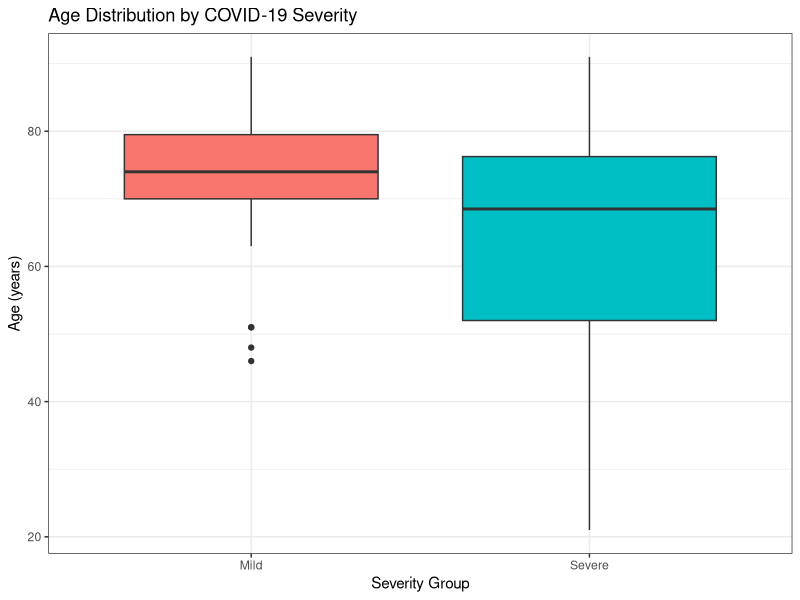
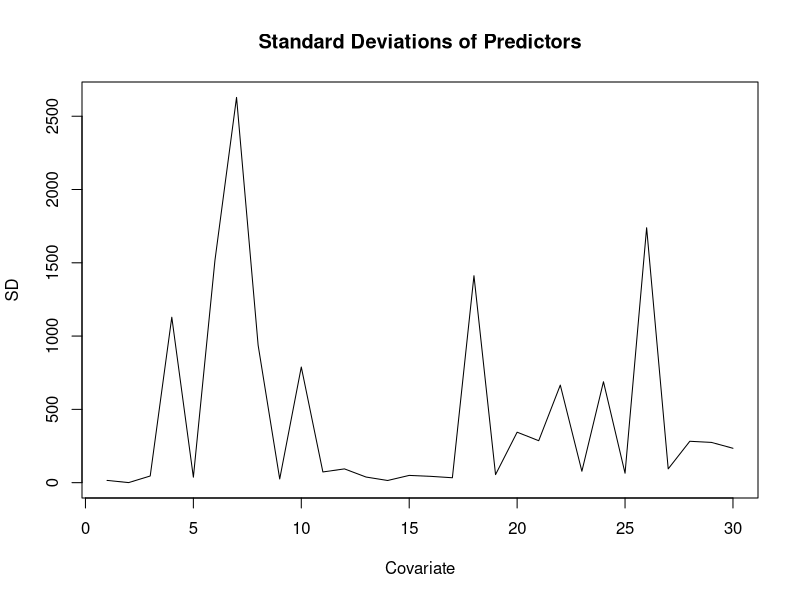
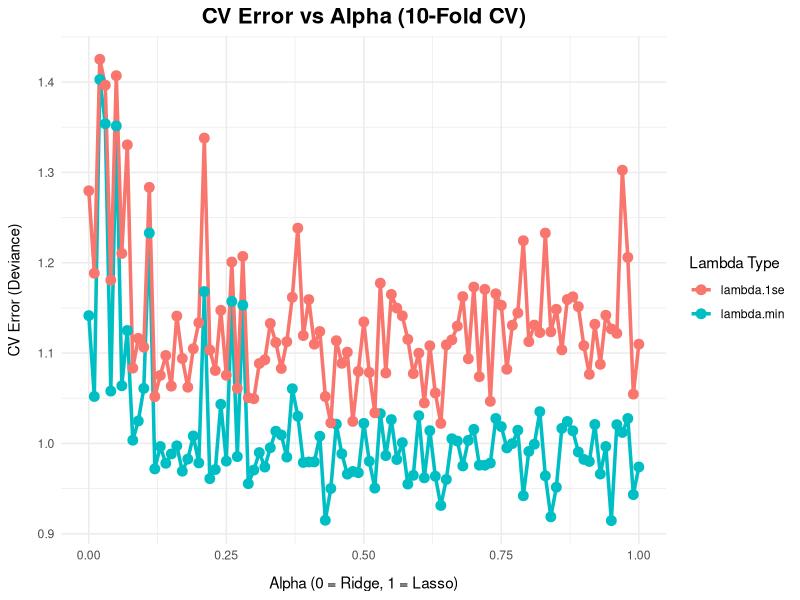
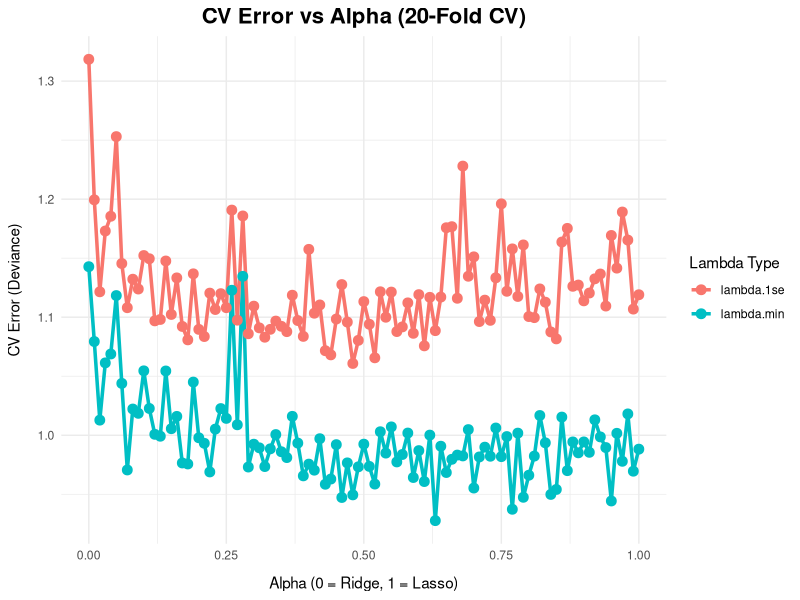
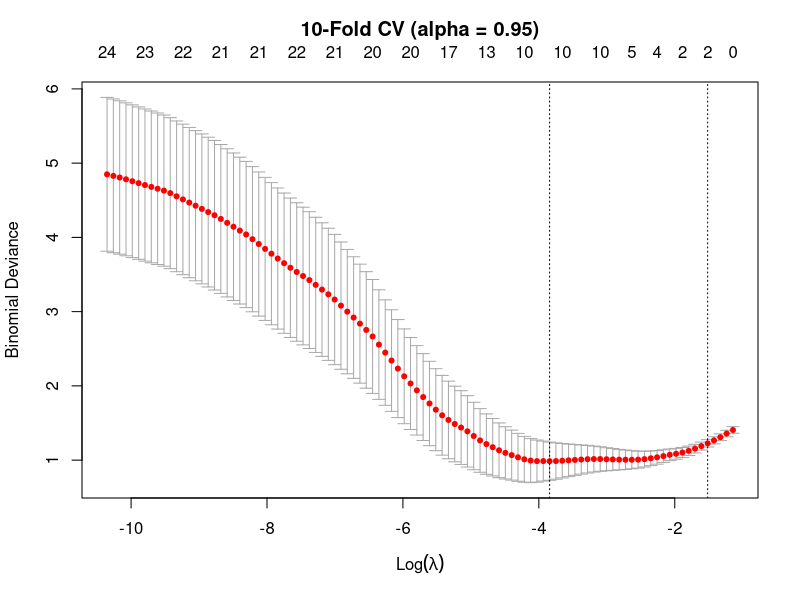
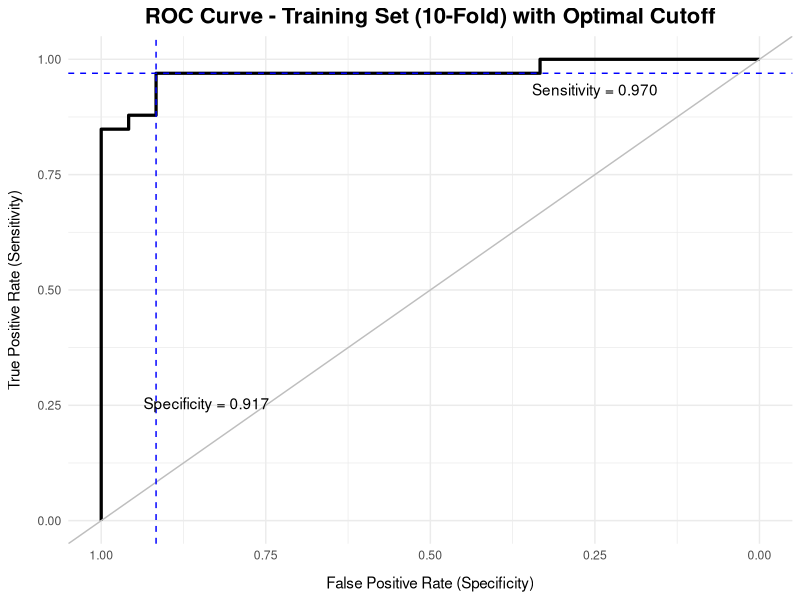
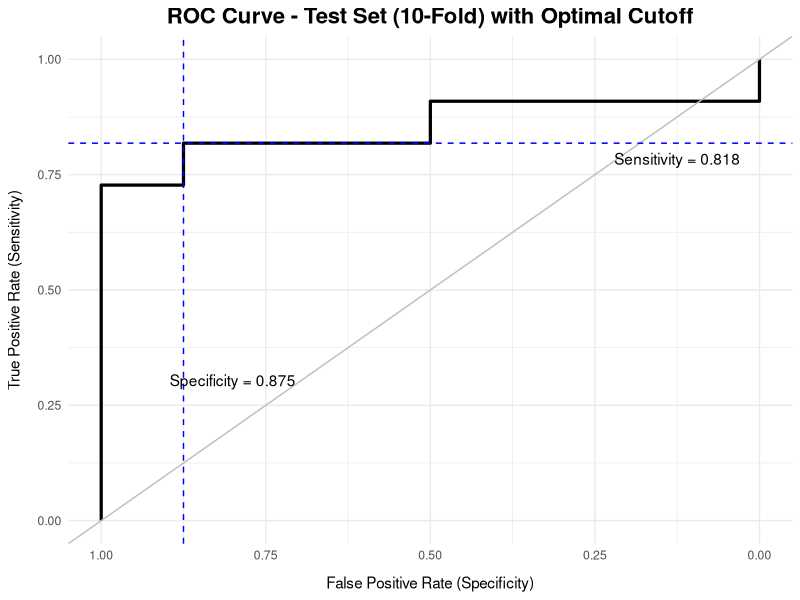
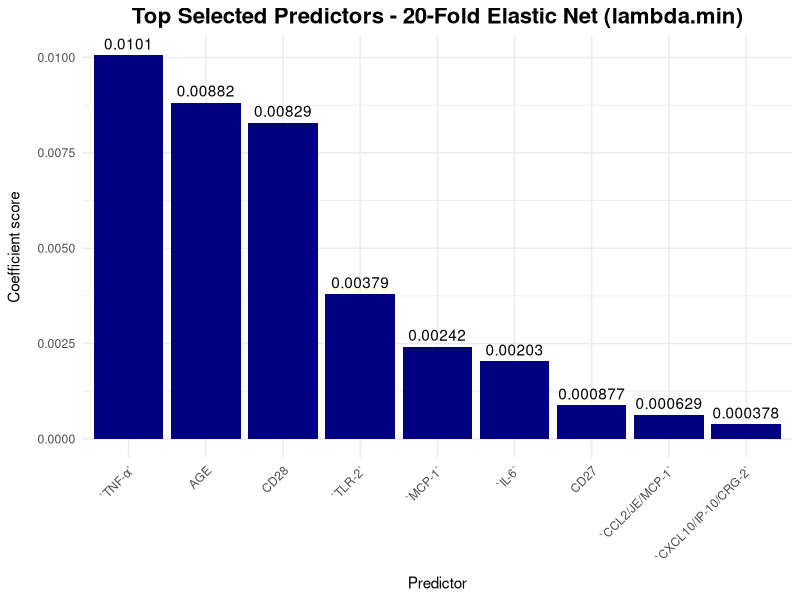

Here is the R script that generated these plots, in order: (Note: this script raises an error after producing the figures.)
# === PACKAGES USED ========
library(readxl)
library(glmnet)
library(ggplot2)
library(GGally)
library(pROC)
library(MASS)
library(caret)

### TO-DO: print or cat important statistics after each analysis
### TO-DO: need analysis or comparison between 10 and 20-fold (e.g. their predictive performance metrics + which cytokines they selected) --> put into combined visualization

# === 1.1| DATA CLEANING ========
COV <- read_excel("Immunologic profiles of patients with COVID-19.xlsx")
str(COV) # dataset contains measurements of 28 analytes from 76 COVID-19-positive patients; response variable: severity (binary, mild vs. severe)

# Checking for missing values
cat("Number of missing values:", sum(is.na(COV))) # no missing values

# Convert severity to a factor variable
COV$Severity <- as.factor(COV$Severirty)
cat("Severity class distribution:")
table(COV$Severity) # 32 mild, 44 severe

# Remove Patient Number and Severirty
COV <- COV[, !(names(COV) %in% c("Severirty", "Patient Number"))]
str(COV) # SEX is still character

# Convert SEX to numeric
COV$SEX <- ifelse(COV$SEX == "F", 1, 0)
table(COV$SEX)  

cat("Dataset dimensions:", dim(COV))
cat("Column names:")
print(colnames(COV))

# === 1.2| EXPLORATORY DATA ANALYSIS ========
# Age distribution by severity boxplot 

ggplot(data.frame(Age = COV$AGE, Severity = COV$Severity), aes(x = Severity, y = Age, fill = Severity)) +
  geom_boxplot() +
  labs(title = "Age Distribution by COVID-19 Severity", x = "Severity Group", y = "Age (years)") +
  theme_bw() +
  theme(legend.position = "none")

 #Cytokine distribution by severity, single combined plot to be added

# === 1.3 Assumption checks ========

#Class Balance
sev_tab <- table(COV$Severity)
print(sev_tab)
cat("Class ratio (mild:severe):", round(sev_tab[1] / sev_tab[2], 2), "\n")
#Classes reasonably balanced, so no resampling required?

#Multicollinearity check maybe a correlation heatmap of the predictors

# === 2.1 | MODEL MATRIX AND TRAINING/TEST SETS ========
# Create model matrix for glmnet including all effects 
X <- model.matrix(Severity ~., COV)[, -1]
cat("Predictor matrix dimensions:", dim(X))
cat("Predictor names:")
print(colnames(X))


Y <- COV$Severity # severity set as response variable

# Checking predictor standard deviations
plot(as.ts(apply(X, 2, sd)), xlab = "Covariate", ylab = "SD",
     main = "Standard Deviations of Predictors")
# Very variable so standardization is needed; glmnet automatically does standardization


# Create train (75%) & test (25%) sets
set.seed(1717)
train_index <- createDataPartition(Y, p = 0.75, list = FALSE)
X_train <- X[train_index, ]
Y_train <- Y[train_index]
X_test <- X[-train_index, ]
Y_test <- Y[-train_index]

## Confirm class balance in train and test
cat("Training set class distribution:")
print(table(Y_train)) # 57 total, 42% in mild, 58% in severe
cat("Test set class distribution:")
print(table(Y_test)) # 19 total, 42% in mild, 58% in severe

# === 2.2 | GRID SEARCH FOR ALPHA ========
# Function to perform grid search for optimal alpha value with different n-folds 
alpha_search <- function (X, Y, nfolds){
  alpha_grid <- seq(0, 1, .01)
  results <- data.frame()
  set.seed(1717)
  for (a in alpha_grid) {
  cv_model <- cv.glmnet(x = X, 
                        y = Y, 
                        alpha = a, 
                        nfolds = nfolds,
                        family = "binomial",
                        keep = T,
                        standardize = T,
                        type.measure = "deviance")  # Accuracy measure is deviance because AUC could not be used; number of observations is too small per fold
  
  # Store results
  results <- rbind(results, data.frame(
    alpha = a,
    lambda_min = cv_model$lambda.min,
    lambda_1se = cv_model$lambda.1se,
    cvm_min = min(cv_model$cvm),
    cvm_1se = cv_model$cvm[which(cv_model$lambda == cv_model$lambda.1se)]
  ))
  }
  # Extract optimal alpha and lambda
  best_min <- results$alpha[which.min(results$cvm_min)]
  best_1se <- results$alpha[which.min(results$cvm_1se)]
  
  return(list(results = results,
              best_min = best_min,
              best_1se = best_1se))
}

# Perform grid search and obtain optimal alpha for each k-fold CV
alpha_10 <- alpha_search(X_train, Y_train, 10)
best_min_10 <- alpha_10$best_min
best_1se_10 <- alpha_10$best_1se

alpha_20 <- alpha_search(X_train, Y_train, 20)
best_min_20 <- alpha_20$best_min
best_1se_20 <- alpha_20$best_1se

# Visualize alpha grid search to decide between alpha values
ggplot(alpha_10$results, aes(x = alpha)) +
  geom_line(aes(y = cvm_min, color = "lambda.min"), linewidth = 1.2) +
  geom_line(aes(y = cvm_1se, color = "lambda.1se"), linewidth = 1.2) +
  geom_point(aes(y = cvm_min, color = "lambda.min"), size = 3) +
  geom_point(aes(y = cvm_1se, color = "lambda.1se"), size = 3) +
  labs(title = "CV Error vs Alpha (10-Fold CV)",
       x = "Alpha (0 = Ridge, 1 = Lasso)",
       y = "CV Error (Deviance)",
       color = "Lambda Type") +
  theme_minimal() +
  theme(plot.title = element_text(face = "bold", size = 16, hjust = 0.5),
        axis.title.x = element_text(margin = margin(t = 10)),
        axis.title.y = element_text(margin = margin(r = 10))) 

ggplot(alpha_20$results, aes(x = alpha)) +
  geom_line(aes(y = cvm_min, color = "lambda.min"), linewidth = 1.2) +
  geom_line(aes(y = cvm_1se, color = "lambda.1se"), linewidth = 1.2) +
  geom_point(aes(y = cvm_min, color = "lambda.min"), size = 3) +
  geom_point(aes(y = cvm_1se, color = "lambda.1se"), size = 3) +
  labs(title = "CV Error vs Alpha (20-Fold CV)",
       x = "Alpha (0 = Ridge, 1 = Lasso)",
       y = "CV Error (Deviance)",
       color = "Lambda Type") +
  theme_minimal() +
  theme(plot.title = element_text(face = "bold", size = 16, hjust = 0.5),
        axis.title.x = element_text(margin = margin(t = 10)),
        axis.title.y = element_text(margin = margin(r = 10))) 
# alpha_min will be used as it has the lowest CV error and will thus maximize predictive accuracy

# Helper functions for next steps
# Function to determine cutoffs for sensitivity, specificity, and classification
get_cutoff <- function(AUC) {
  snsp <- cbind(AUC$sensitivities, AUC$specificities)
  indx <- which.max(apply(snsp, 1, min))
  return(data.frame(sensitivity = snsp[indx, 1],
                    specificity = snsp[indx, 2],
                    cutoff = AUC$threshold[indx]))
} 

# Function to obtain metrics from confusion matrix; positive is set to second factor
get_metrics <- function(mat, pos = 2) {
  neg <- if (pos == 2) 1 else 2
  sn <- mat[pos, pos] / sum(mat[pos, ])
  sp <- mat[neg, neg] / sum(mat[neg, ])
  acc <- (mat[neg, neg] + mat[pos, pos]) / sum(mat)
  return(unlist(list(sensitivity = sn, specificity = sp, accuracy = acc)))
}

# === 3.1 | ELASTIC NET MODEL (10-FOLD) ========
set.seed(1717)
cv_10 <- cv.glmnet(X_train, Y_train, nfolds = 10, family = "binomial", alpha = best_min_10, type.measure = "deviance")
plot(cv_10)
title(main = paste0("10-Fold CV (alpha = ", best_min_10, ")"), line = 2.3)

prd_train_10 <- predict(cv_10, newx = X_train, type = "response", s = cv_10$lambda.min)[, 1]
prd_test_10 <- predict(cv_10, newx = X_test, type = "response", s = cv_10$lambda.min)[, 1]

# Test prediction accuracy with AUC-ROC curves(Change plots to be made with ggplot and overlay curves)
AUC_train_10 <- roc(Y_train, prd_train_10)
AUC_test_10  <- roc(Y_test,  prd_test_10)
auc(AUC_train_10)
auc(AUC_test_10)

# Determine cutoffs for model with 10-folds
cut_train_10 <- get_cutoff(AUC_train_10)
cut_train_10
cut_test_10 <- get_cutoff(AUC_test_10)
cut_test_10

# Make confusion matrix for model
conf_10 <- table(y = Y_test, yhat = as.numeric(prd_test_10 > cut_test_10$cutoff))
conf_10
metrics_10 <- get_metrics(conf_10)
metrics_10

# Plot ROC curve with optimal cutoff
# Training set
ggroc(AUC_train_10, linewidth = 1.1) +
  labs(title = "ROC Curve - Training Set (10-Fold) with Optimal Cutoff",
       x = "False Positive Rate (Specificity)",
       y = "True Positive Rate (Sensitivity)") +
  geom_abline(slope = 1, intercept = 1, 
               color = "grey") +
  geom_hline(yintercept = cut_train_10$sensitivity,
             linetype = "dashed",
             color = "blue") + 
  geom_vline(xintercept = cut_train_10$specificity,
             linetype = "dashed",
             color = "blue") +
  annotate("text", 
           x = 0.84,
           y = 0.25,
           label = "paste(Specificity, \" = 0.917\")", parse = T) +
  annotate("text", 
           x = 0.25,
           y = 0.93,
           label = "paste(Sensitivity, \" = 0.970\")", parse = T) +
  theme_minimal() +
  theme(plot.title = element_text(face = "bold", size = 16, hjust = 0.5),
        axis.title.x = element_text(margin = margin(t = 10)),
        axis.title.y = element_text(margin = margin(r = 10))) 

# Test set
ggroc(AUC_test_10, linewidth = 1.1) +
  labs(title = "ROC Curve - Test Set (10-Fold) with Optimal Cutoff",
       x = "False Positive Rate (Specificity)",
       y = "True Positive Rate (Sensitivity)") +
  geom_abline(slope = 1, intercept = 1, 
              color = "grey") +
  geom_hline(yintercept = cut_test_10$sensitivity,
             linetype = "dashed",
             color = "blue") + 
  geom_vline(xintercept = cut_test_10$specificity,
             linetype = "dashed",
             color = "blue") +
  annotate("text", 
           x = 0.8,
           y = 0.3,
           label = "paste(Specificity, \" = 0.875\")", parse = T) +
  annotate("text", 
           x = 0.125,
           y = 0.78,
           label = "paste(Sensitivity, \" = 0.818\")", parse = T) +
  theme_minimal() +
  theme(plot.title = element_text(face = "bold", size = 16, hjust = 0.5),
        axis.title.x = element_text(margin = margin(t = 10)),
        axis.title.y = element_text(margin = margin(r = 10))) 

# Obtain most significant coefficients as predicted by model
coef(cv_10, s = cv_10$lambda.min)
coef_10_min <- coef(cv_10,s = cv_10$lambda.min)[-1,1]
coef_10_min[coef_10_min!=0] 
# With 10-fold CV and using min for alpha and lambda, elastic net regression selected 9 relevant variables; 7 are negative and 2 are positive

selected_10  <- sort(abs(coef_10_min[coef_10_min != 0]), decreasing = TRUE)
selected_10 <- data.frame(Predictor = names(selected_10),
                          Value = selected_10)
selected_10$Predictor <- factor(selected_10$Predictor, levels = selected_10$Predictor)
rownames(selected_10) <- NULL
# Notes: TNF-a has the most influence

# Ranking of top predictors 
ggplot(selected_10, aes(x = Predictor, y = Value)) +
  geom_col(fill = "navy") +
  geom_text(aes(label = signif(Value, 3)), vjust = -0.5) +
  labs(title = "Top Selected Predictors - 20-Fold Elastic Net (lambda.min)",
       x = "Predictor",
       y = "Coefficient score") +
  theme_minimal() +
  theme(plot.title = element_text(face = "bold", size = 16, hjust = 0.5),
        axis.title.x = element_text(margin = margin(t = 8)),
        axis.title.y = element_text(margin = margin(r = 10)),
        axis.text.x = element_text(angle = 45, hjust = 1)) 

# === 3.2 | ELASTIC NET MODEL (20-FOLD) ========
set.seed(1717)
cv_20 <- cv.glmnet(X_train, Y_train, nfolds = 20, family = "binomial", alpha = best_min_20, type.measure = "deviance")
plot(cv_20)
title(main = paste0("20-Fold CV (alpha = ", best_min_20, ")"), line = 2.5)

prd_train_20 <- predict(cv_20, newx = X_train, type = "response", s = cv_20$lambda.min)[, 1]
prd_test_20  <- predict(cv_20, newx = X_test,  type = "response", s = cv_20$lambda.min)[, 1]

# Test prediction accuracy with AUC-ROC curves
AUC_train_20 <- roc(Y_train, prd_train_20)
AUC_test_20  <- roc(Y_test,  prd_test_20)
auc(AUC_train_20)
auc(AUC_test_20)

# Determine cutoffs for model with 10-folds
cut_train_20 <- get_cutoff(AUC_train_20)
cut_test_20 <- get_cutoff(AUC_test_20)
cut_train_20
cut_test_20

# Make confusion matrix for model
conf_20 <- table(y = Y_test, yhat = as.numeric(prd_test_20 > cut_test_20$cutoff))
conf_20
get_metrics(conf_20)

# Plot ROC curve with optimal cutoff
# Training set
ggroc(AUC_train_20, linewidth = 1.1) +
  labs(title = "ROC Curve - Training Set (20-Fold) with Optimal Cutoff",
       x = "False Positive Rate (Specificity)",
       y = "True Positive Rate (Sensitivity)") +
  geom_abline(slope = 1, intercept = 1, 
              color = "grey") +
  geom_hline(yintercept = cut_train_20$sensitivity,
             linetype = "dashed",
             color = "blue") + 
  geom_vline(xintercept = cut_train_20$specificity,
             linetype = "dashed",
             color = "blue") +
  annotate("text", 
           x = 0.84,
           y = 0.25,
           label = "paste(Specificity, \" = 0.917\")", parse = T) +
  annotate("text", 
           x = 0.25,
           y = 0.84,
           label = "paste(Sensitivity, \" = 0.879\")", parse = T) +
  theme_minimal() +
  theme(plot.title = element_text(face = "bold", size = 16, hjust = 0.5),
        axis.title.x = element_text(margin = margin(t = 10)),
        axis.title.y = element_text(margin = margin(r = 10))) 

# Test set
ggroc(AUC_test_20, linewidth = 1.1) +
  labs(title = "ROC Curve - Test Set (20-Fold) with Optimal Cutoff",
       x = "False Positive Rate (Specificity)",
       y = "True Positive Rate (Sensitivity)") +
  geom_abline(slope = 1, intercept = 1, 
              color = "grey") +
  geom_hline(yintercept = cut_test_20$sensitivity,
             linetype = "dashed",
             color = "blue") + 
  geom_vline(xintercept = cut_test_20$specificity,
             linetype = "dashed",
             color = "blue") +
  annotate("text", 
           x = 0.8,
           y = 0.3,
           label = "paste(Specificity, \" = 0.875\")", parse = T) +
  annotate("text", 
           x = 0.125,
           y = 0.78,
           label = "paste(Sensitivity, \" = 0.818\")", parse = T) +
  theme_minimal() +
  theme(plot.title = element_text(face = "bold", size = 16, hjust = 0.5),
        axis.title.x = element_text(margin = margin(t = 10)),
        axis.title.y = element_text(margin = margin(r = 10))) 

# Obtain most significant coefficients as predicted by model
coef(cv_20, s = cv_20$lambda.min)
coef_20_min <- coef(cv_20,s = cv_20$lambda.min)[-1,1]
coef_20_min[coef_20_min!=0] 
# With 20-fold CV and using min for alpha and lambda, elastic net regression selected 9 relevant variables; 8 are negative and 1 is positive

selected_20  <- sort(abs(coef_20_min[coef_20_min != 0]), decreasing = TRUE)
selected_20 <- data.frame(Predictor = names(selected_20),
                          Value = selected_20)
selected_20$Predictor <- factor(selected_20$Predictor, levels = selected_20$Predictor)
rownames(selected_20) <- NULL
# Notes: TNF-a has the most influence

# Ranking of top predictors 
ggplot(selected_20, aes(x = Predictor, y = Value)) +
  geom_col(fill = "maroon") +
  geom_text(aes(label = signif(Value, 3)), vjust = -0.5) +
  labs(title = "Top Selected Predictors - 20-Fold Elastic Net (lambda.min)",
       x = "Predictor",
       y = "Coefficient score") +
  theme_minimal() +
  theme(plot.title = element_text(face = "bold", size = 16, hjust = 0.5),
        axis.title.x = element_text(margin = margin(t = 8)),
        axis.title.y = element_text(margin = margin(r = 10)),
        axis.text.x = element_text(angle = 45, hjust = 1)) 

# Comparison plot for 10-fold vs 20-fold
plot(AUC_test_10, col = "navy", main = "Test Set ROC: 10-Fold vs 20-Fold")
plot(AUC_test_20, col = "maroon", add = TRUE)
legend("bottomright",
       legend = c(paste0("10-Fold AUC = ", round(auc(AUC_test_10), 3)),
                  paste0("20-Fold AUC = ", round(auc(AUC_test_20), 3))),
       col = c("navy", "maroon"), lwd = 2, bty = "n")

# For MN: please compare the predictors in the 10-fold and 20-fold models; idk how but show which ones wre exclusive in one and shared in both

# === 4 | STATISTICAL ANALYSIS OF PREDICTORS ======== #TO-DO: check if this is correct
# Wilcoxon test for age 
wilcox.test(AGE ~ Severity, data = COV) #p-value = 0.02017
boxplot(AGE ~ Severity, data = COV)

# Model with age as only predictor
model_age <- glm(Severity ~ AGE, data = COV, family = "binomial")
summary(model_age)
### 4.3% decrease in odds per 1 unit increase in age??? 
# yeah that kinda makes sense based on the graph below, I think its because most ages in the mild range were over 50 while severe had ones in their 20s. the correlation thing under also gives a negative value 

# Correlation of age with predicted probability in 10 and 20 fold model
prd_all_10 <- predict(cv_10, newx = X, type = "response", s = cv_10$lambda.min)[, 1]
cor(COV$AGE, prd_all_10)

prd_all_20 <- predict(cv_20, newx = X, type = "response", s = cv_20$lambda.min)[, 1]
cor(COV$AGE, prd_all_20)

# Scatterplot of age vs probability
ggplot(data.frame(Age = COV$AGE, Prob = prd_all_10, Severity = factor(COV$Severity, labels = c("Mild","Severe"))), aes(x = Age, y = Prob, color = Severity)) +
  geom_point(size = 3) +
  geom_smooth(method = "loess", color = "black") +
  scale_color_manual(values = c("Mild" = "navy", "Severe" = "maroon")) +
  labs(title = "Age vs Probability of Severe COVID-19",
       x = "Age (years)", y = "Probability of Severity") +
  theme_bw()

### I don't think we really need to do this part since she never taught us but I'll leave this here for now
#I'm also good with getting rid of it i dont think its necessary
# Statistical significance of cytokines
wilcox_results <- data.frame()

for (i in names(selected_10)) {if (i %in% colnames(X)) {
  test <- wilcox.test(X[, i] ~ COV$Severity)
  
  wilcox_results <- rbind(wilcox_results, data.frame(
    Predictor = i,
    W_statistic = test$statistic,
    p_value = round(test$p.value, 4),
    Significant = ifelse(test$p.value < 0.05, "Yes", "No")))}}

print(wilcox_results[order(wilcox_results$p_value), ])
